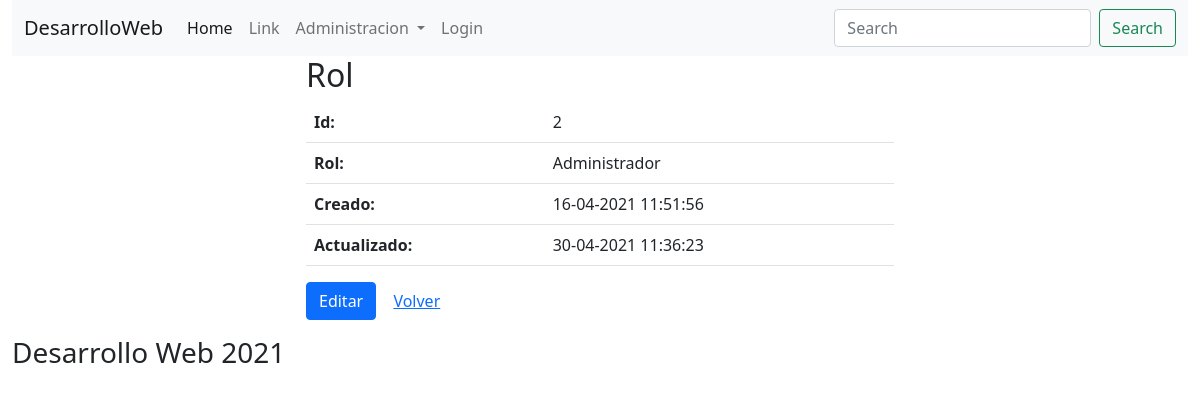
The app's page /verRol.php?id=2 with its own data.
### tables this page shows
CREATE TABLE `roles` (
  `id` int NOT NULL AUTO_INCREMENT,
  `nombre` varchar(255) NOT NULL,
  `created_at` datetime DEFAULT NULL,
  `updated_at` datetime DEFAULT NULL,
  PRIMARY KEY (`id`)
);

### verRol.php (the view, shortened to what this page needs)
<?php
    require('class/conexion.php');
    if (isset($_GET['id'])) {
        $id = (int) $_GET['id'];
        $res = $mbd->prepare("SELECT id, nombre, created_at, updated_at FROM roles WHERE id = ?");
        $res->bindParam(1, $id);
        $res->execute();
        $rol = $res->fetch();
    }
?>
<!DOCTYPE html>
<html lang="en">
<head>
    <link href="https://cdn.jsdelivr.net/npm/bootstrap@5.0.0-beta3/dist/css/bootstrap.min.css" rel="stylesheet">
</head>
<body>
    <div class="container-fluid">
        <header>
            <?php include('partials/menu.php'); ?>
        </header>
        <section>
            <div class="col-md-6 offset-md-3">
                <h2>Rol</h2>
                <?php if($rol): ?>
                    <table class="table table-hover">
                        <tr>
                            <th>Id:</th>
                            <td> <?php echo $rol['id']; ?> </td>
                        </tr>
                        <tr>
                            <th>Rol:</th>
                            <td> <?php echo $rol['nombre']; ?> </td>
                        </tr>
                        <tr>
                            <th>Creado:</th>
                            <td>
                                <?php
                                    $fecha = new DateTime($rol['created_at']);
                                    echo $fecha->format('d-m-Y H:i:s');
                                ?>
                            </td>
                        </tr>
                        <tr>
                            <th>Actualizado:</th>
                            <td>
                                <?php
                                    $fecha = new DateTime($rol['updated_at']);
                                    echo $fecha->format('d-m-Y H:i:s');
                                ?>
                            </td>
                        </tr>
                    </table>
                    <p>
                        <a href="editRol.php?id=<?php echo $rol['id']; ?>" class="btn btn-primary">Editar</a>
                        <a href="roles.php" class="btn btn-link">Volver</a>
                    </p>
                <?php else: ?>
                    <p class="text-info">
                        El dato consultado no existe
                    </p>
                <?php endif; ?>
            </div>
        </section>
        <footer>
            <h3>Desarrollo Web 2021</h3>
        </footer>
    </div>
</body>
</html>

### records on screen
roles: id "2", nombre "Administrador", created_at "16-04-2021 11:51:56", updated_at "30-04-2021 11:36:23"
